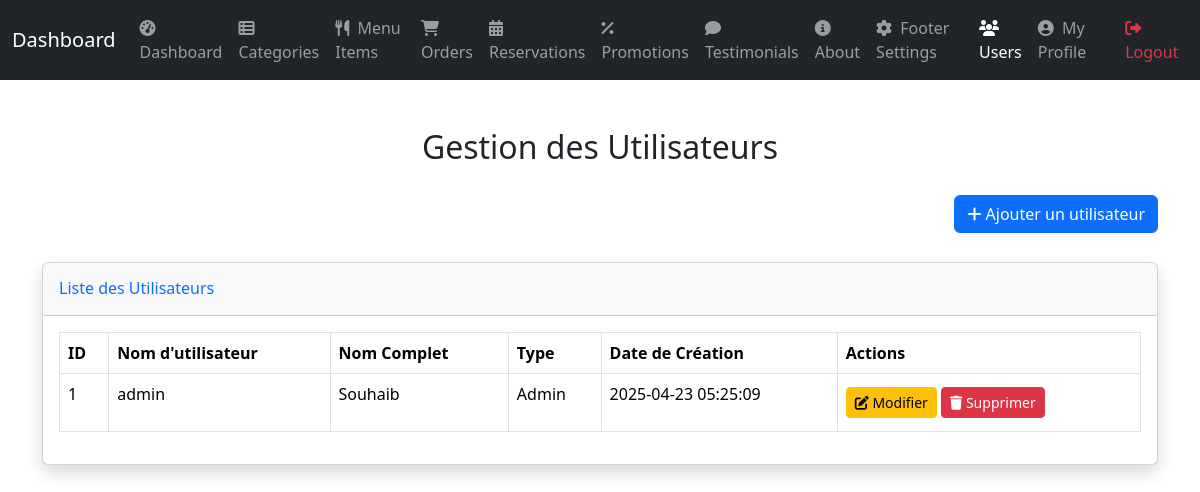
Before: /admin/manage_users.php (signed in) with the older database file.
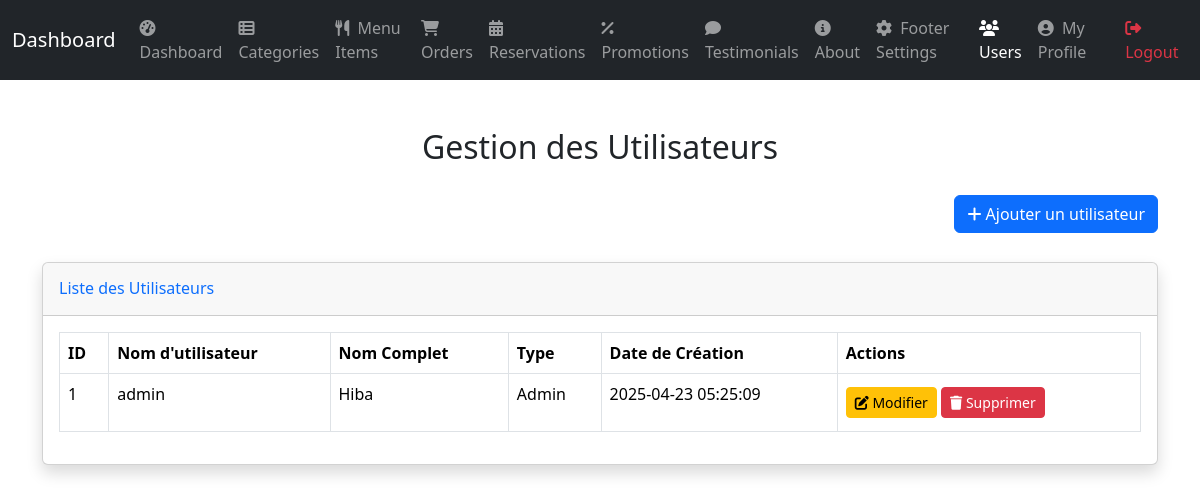
After: the same page with the newer database file.
### tables this page shows
CREATE TABLE `users` (
  `id` int(11) NOT NULL,
  `username` varchar(50) NOT NULL,
  `password` varchar(255) NOT NULL,
  `type` enum('admin','limited') NOT NULL DEFAULT 'limited',
  `full_name` varchar(255) NOT NULL,
  `created_at` datetime NOT NULL DEFAULT current_timestamp()
);

### admin/manage_users.php (the view, shortened to what this page needs)
<?php
    require_once 'db.php';
    $users = [];
    try {
        $query  = "SELECT * FROM users ORDER BY id DESC";
        $result = $mysqli->query($query);
        if ($result) {
            $users = $result->fetch_all(MYSQLI_ASSOC);
        } else {
            throw new Exception('Erreur lors de la récupération des utilisateurs.');
        }
    } catch (Exception $e) {
        echo '<script>alert("Erreur : ' . htmlspecialchars($e->getMessage()) . '");</script>';
        exit;
    }
?>
<?php include_once 'includes/header.php'; ?>
<div class="container mt-5">
    <h2 class="text-center mb-4">Gestion des Utilisateurs</h2>
    <div class="mb-4 text-end">
        <a href="add_user.php" class="btn btn-primary"><i class="fas fa-plus"></i> Ajouter un utilisateur</a>
    </div>
    <div class="card shadow mb-4">
        <div class="card-header py-3">
            <h6 class="m-0 font-weight-bold text-primary">Liste des Utilisateurs</h6>
        </div>
        <div class="card-body">
            <div class="table-responsive">
                <table class="table table-bordered" width="100%" cellspacing="0">
                    <thead>
                        <tr>
                            <th>ID</th>
                            <th>Nom d'utilisateur</th>
                            <th>Nom Complet</th>
                            <th>Type</th>
                            <th>Date de Création</th>
                            <th>Actions</th>
                        </tr>
                    </thead>
                    <tbody>
                        <?php if (! empty($users)): ?>
<?php foreach ($users as $user): ?>
                                <tr>
                                    <td><?php echo htmlspecialchars($user['id']); ?></td>
                                    <td><?php echo htmlspecialchars($user['username']); ?></td>
                                    <td><?php echo htmlspecialchars($user['full_name']); ?></td>
                                    <td><?php echo htmlspecialchars(ucfirst($user['type'])); ?></td>
                                    <td><?php echo htmlspecialchars($user['created_at']); ?></td>
                                    <td>
                                        <a href="edit_user.php?id=<?php echo htmlspecialchars($user['id']); ?>" class="btn btn-sm btn-warning">
                                            <i class="fas fa-edit"></i> Modifier
                                        </a>
                                        <form method="POST" action="delete_user.php" style="display:inline;" onsubmit="return confirm('Êtes-vous sûr de vouloir supprimer cet utilisateur ?');">
                                            <button type="submit" class="btn btn-sm btn-danger">
                                                <i class="fas fa-trash"></i> Supprimer
                                            </button>
                                        </form>
                                    </td>
                                </tr>
                            <?php endforeach; ?>
<?php else: ?>
                            <tr>
                                <td colspan="6" class="text-center">Aucun utilisateur disponible</td>
                            </tr>
                        <?php endif; ?>
                    </tbody>
                </table>
            </div>
        </div>
    </div>
</div>
<?php include_once 'includes/footer.php'; ?>

Changed rows visible on the page:
changed users "admin": full_name "Souhaib" → "Hiba"
